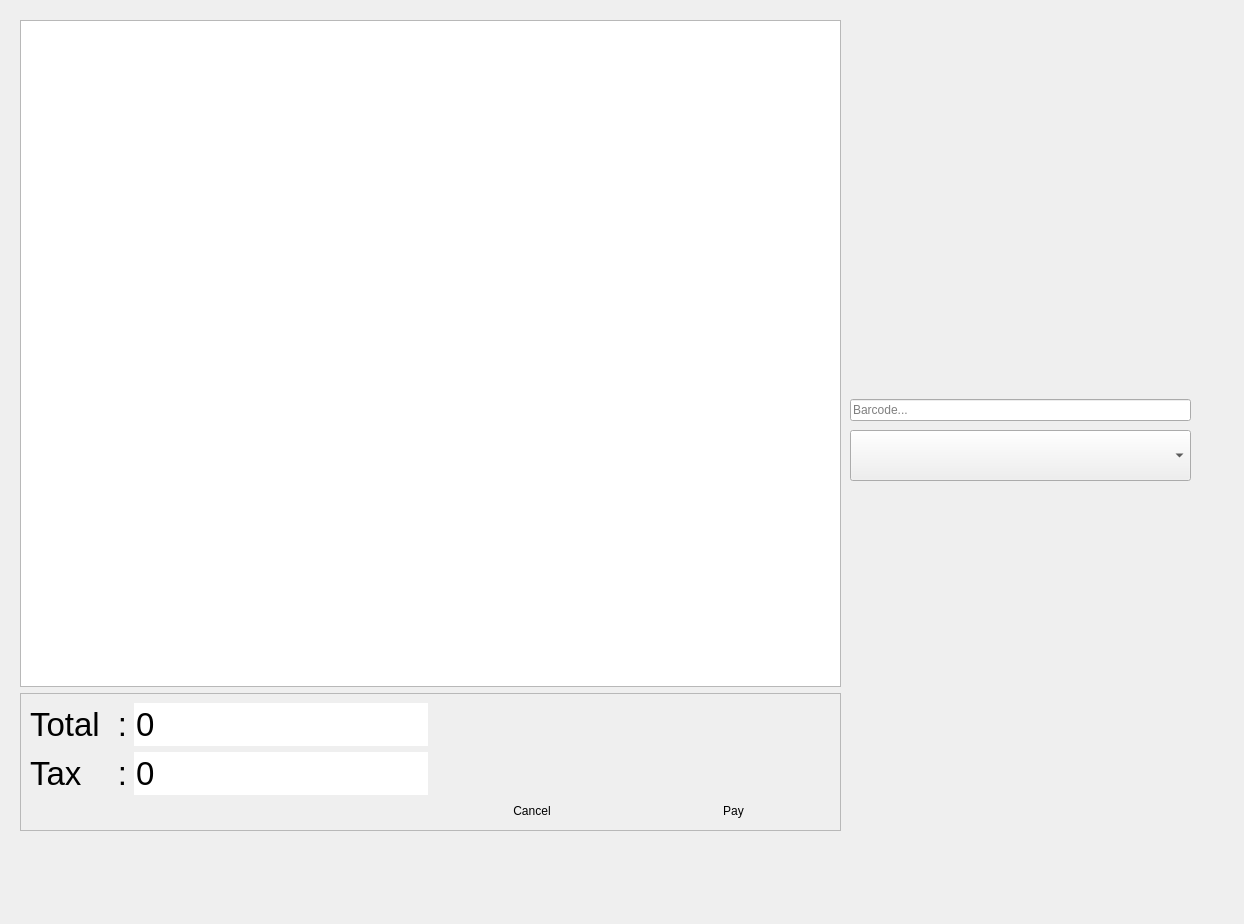
<?xml version="1.0" encoding="UTF-8"?>
<ui version="4.0">
 <class>CashierTab</class>
 <widget class="QWidget" name="CashierTab">
  <property name="geometry">
   <rect>
    <x>0</x>
    <y>0</y>
    <width>1244</width>
    <height>924</height>
   </rect>
  </property>
  <property name="windowTitle">
   <string>Form</string>
  </property>
  <widget class="QWidget" name="layoutWidget">
   <property name="geometry">
    <rect>
     <x>20</x>
     <y>20</y>
     <width>821</width>
     <height>811</height>
    </rect>
   </property>
   <layout class="QVBoxLayout" name="verticalLayout">
    <item>
     <widget class="QTableView" name="tableView">
      <property name="sizePolicy">
       <sizepolicy hsizetype="Expanding" vsizetype="Expanding">
        <horstretch>0</horstretch>
        <verstretch>2</verstretch>
       </sizepolicy>
      </property>
      <property name="styleSheet">
       <string notr="true">QHeaderView::section { font:bold}</string>
      </property>
      <property name="alternatingRowColors">
       <bool>true</bool>
      </property>
      <property name="selectionBehavior">
       <enum>QAbstractItemView::SelectRows</enum>
      </property>
      <attribute name="horizontalHeaderStretchLastSection">
       <bool>true</bool>
      </attribute>
      <attribute name="verticalHeaderVisible">
       <bool>false</bool>
      </attribute>
      <attribute name="verticalHeaderDefaultSectionSize">
       <number>40</number>
      </attribute>
      <attribute name="verticalHeaderMinimumSectionSize">
       <number>40</number>
      </attribute>
     </widget>
    </item>
    <item>
     <widget class="QFrame" name="frame">
      <property name="frameShape">
       <enum>QFrame::StyledPanel</enum>
      </property>
      <property name="frameShadow">
       <enum>QFrame::Raised</enum>
      </property>
      <layout class="QGridLayout" name="gridLayout">
       <item row="1" column="0">
        <spacer name="horizontalSpacer_2">
         <property name="orientation">
          <enum>Qt::Horizontal</enum>
         </property>
         <property name="sizeHint" stdset="0">
          <size>
           <width>397</width>
           <height>20</height>
          </size>
         </property>
        </spacer>
       </item>
       <item row="0" column="1">
        <spacer name="horizontalSpacer">
         <property name="orientation">
          <enum>Qt::Horizontal</enum>
         </property>
         <property name="sizeHint" stdset="0">
          <size>
           <width>147</width>
           <height>20</height>
          </size>
         </property>
        </spacer>
       </item>
       <item row="1" column="1">
        <layout class="QHBoxLayout" name="horizontalLayout">
         <item>
          <widget class="QToolButton" name="cancelButton">
           <property name="sizePolicy">
            <sizepolicy hsizetype="Minimum" vsizetype="Minimum">
             <horstretch>0</horstretch>
             <verstretch>0</verstretch>
            </sizepolicy>
           </property>
           <property name="styleSheet">
            <string notr="true">background-color: rgba( 255, 255, 255, 0% ); border:none</string>
           </property>
           <property name="text">
            <string>Cancel</string>
           </property>
           <property name="icon">
            <iconset resource="../../qrc.qrc">
             <normaloff>:/icons/color/icons8-cancel-480.png</normaloff>:/icons/color/icons8-cancel-480.png</iconset>
           </property>
           <property name="iconSize">
            <size>
             <width>48</width>
             <height>48</height>
            </size>
           </property>
           <property name="toolButtonStyle">
            <enum>Qt::ToolButtonTextUnderIcon</enum>
           </property>
          </widget>
         </item>
         <item>
          <widget class="QToolButton" name="payButton">
           <property name="sizePolicy">
            <sizepolicy hsizetype="Minimum" vsizetype="Minimum">
             <horstretch>0</horstretch>
             <verstretch>0</verstretch>
            </sizepolicy>
           </property>
           <property name="styleSheet">
            <string notr="true">background-color: rgba( 255, 255, 255, 0% ); border:none</string>
           </property>
           <property name="text">
            <string>Pay</string>
           </property>
           <property name="icon">
            <iconset resource="../../qrc.qrc">
             <normaloff>:/icons/color/icons8-checkout-96.png</normaloff>:/icons/color/icons8-checkout-96.png</iconset>
           </property>
           <property name="iconSize">
            <size>
             <width>48</width>
             <height>48</height>
            </size>
           </property>
           <property name="toolButtonStyle">
            <enum>Qt::ToolButtonTextUnderIcon</enum>
           </property>
          </widget>
         </item>
        </layout>
       </item>
       <item row="0" column="0">
        <layout class="QFormLayout" name="formLayout">
         <item row="0" column="0">
          <widget class="QLabel" name="totalLabel">
           <property name="sizePolicy">
            <sizepolicy hsizetype="Maximum" vsizetype="Preferred">
             <horstretch>0</horstretch>
             <verstretch>0</verstretch>
            </sizepolicy>
           </property>
           <property name="font">
            <font>
             <pointsize>25</pointsize>
             <weight>50</weight>
             <bold>false</bold>
            </font>
           </property>
           <property name="text">
            <string>Total  :</string>
           </property>
          </widget>
         </item>
         <item row="0" column="1">
          <widget class="QLineEdit" name="totalLE">
           <property name="font">
            <font>
             <pointsize>25</pointsize>
            </font>
           </property>
           <property name="text">
            <string>0</string>
           </property>
           <property name="frame">
            <bool>false</bool>
           </property>
          </widget>
         </item>
         <item row="1" column="0">
          <widget class="QLabel" name="taxLabel">
           <property name="sizePolicy">
            <sizepolicy hsizetype="Maximum" vsizetype="Preferred">
             <horstretch>0</horstretch>
             <verstretch>0</verstretch>
            </sizepolicy>
           </property>
           <property name="font">
            <font>
             <pointsize>25</pointsize>
             <weight>50</weight>
             <bold>false</bold>
            </font>
           </property>
           <property name="text">
            <string>Tax    :</string>
           </property>
          </widget>
         </item>
         <item row="1" column="1">
          <widget class="QLineEdit" name="taxLE">
           <property name="font">
            <font>
             <pointsize>25</pointsize>
            </font>
           </property>
           <property name="text">
            <string>0</string>
           </property>
           <property name="frame">
            <bool>false</bool>
           </property>
          </widget>
         </item>
        </layout>
       </item>
      </layout>
     </widget>
    </item>
   </layout>
  </widget>
  <widget class="QWidget" name="layoutWidget">
   <property name="geometry">
    <rect>
     <x>850</x>
     <y>20</y>
     <width>341</width>
     <height>401</height>
    </rect>
   </property>
   <layout class="QVBoxLayout" name="numpadLayout">
    <item>
     <widget class="PosNumpad" name="posNumpad">
      <property name="toolTip">
       <string>The current time</string>
      </property>
      <property name="whatsThis">
       <string>The analog clock widget displays the current time.</string>
      </property>
     </widget>
    </item>
    <item>
     <widget class="QLineEdit" name="barcodeLE">
      <property name="placeholderText">
       <string>Barcode...</string>
      </property>
     </widget>
    </item>
   </layout>
  </widget>
  <widget class="QComboBox" name="customerCB">
   <property name="geometry">
    <rect>
     <x>850</x>
     <y>430</y>
     <width>341</width>
     <height>51</height>
    </rect>
   </property>
   <property name="editable">
    <bool>false</bool>
   </property>
  </widget>
 </widget>
 <customwidgets>
  <customwidget>
   <class>PosNumpad</class>
   <extends>QWidget</extends>
   <header>posnumpad.h</header>
  </customwidget>
 </customwidgets>
 <resources>
  <include location="../../qrc.qrc"/>
 </resources>
 <connections/>
</ui>
